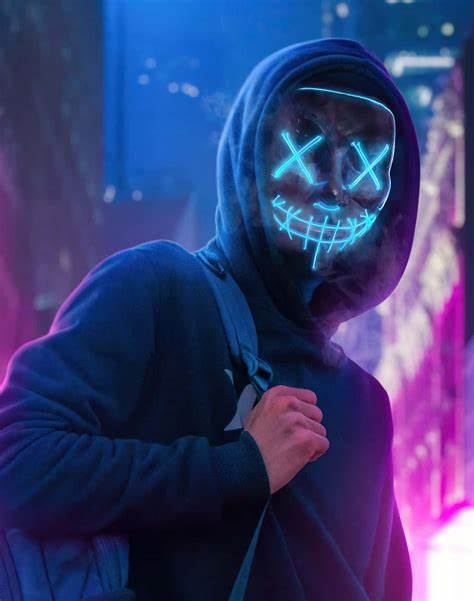
#> input picture Image/01/01.jpg, 474 x 601 px, found by its file name
$ jupyter execute 09.ipynb
#> lines starting #> are read from the running program, lines starting #| are printed output that depends on the picture
[cell 1]
from PIL import Image
import matplotlib.pyplot as plt
import numpy as np

[cell 2]
image_path = 'C:/Users/DevG/OneDrive/Documents/Thi Giac May Tinh/Image/01/01.jpg'
im = Image.open(image_path)
#> im is the input picture: PIL image 474x601 RGB; mean R, G, B 56.3, 62, 115.8
plt.imshow(im)

[cell 3]
im_gray = im.convert('L')
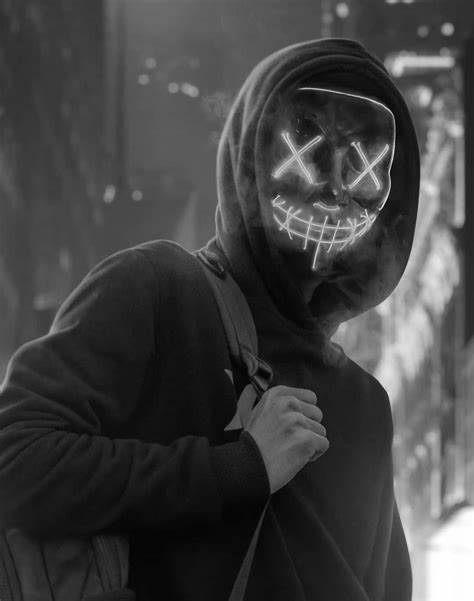
#> im_gray: PIL image 474x601 L; min 1, max 255, mean 66.4
plt.imshow(im_gray, cmap='gray')

[cell 4]
im_array = np.array(im_gray)
print(im_array)
#> (printed output is left out)

[cell 5]
plt.figure()
plt.hist(im_array.flatten(), bins=128)
plt.title('Biểu đồ Histogram của ảnh')
plt.xlabel('Giá trị của pixel')
plt.ylabel('Số lượng')
plt.show()
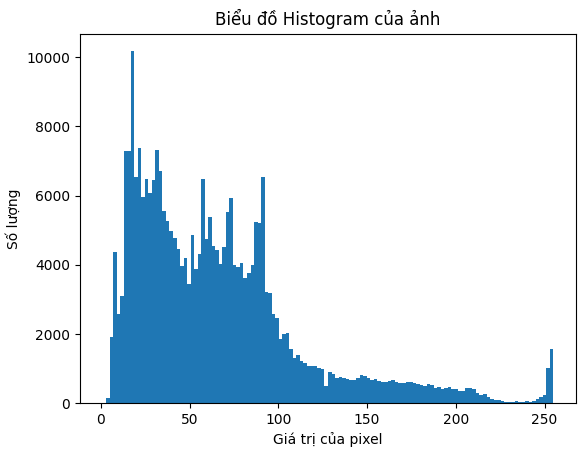
#> figure drawn by matplotlib, 1 panel; tallest bar 10175 high, from x = 16.88 to 18.86

[cell 6]
plt.figure()
plt.gray()
plt.contour(im_gray, origin="image")
plt.show()
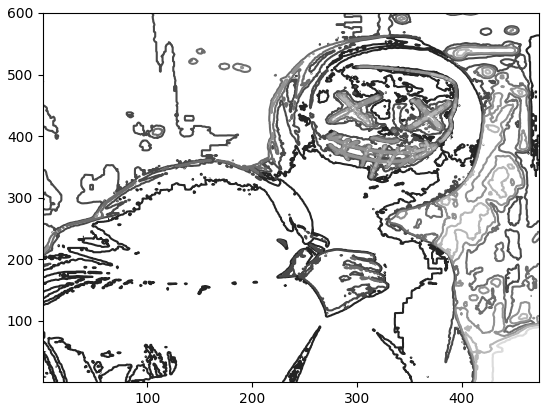
#> figure drawn by matplotlib, 1 panel

$ run again, with Image/01/03.jpg copied over Image/01/01.jpg
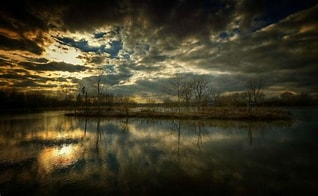
#> input picture Image/01/03.jpg, 318 x 196 px, found by its file name
#> im is the input picture: PIL image 318x196 RGB; mean R, G, B 61.4, 56.2, 35.8
#> `im_gray = im.convert('L')`:
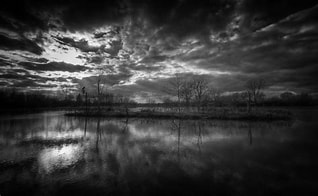
#> im_gray: PIL image 318x196 L; min 0, max 251, mean 55.5
#> (printed output is left out)
#> `plt.show()`:
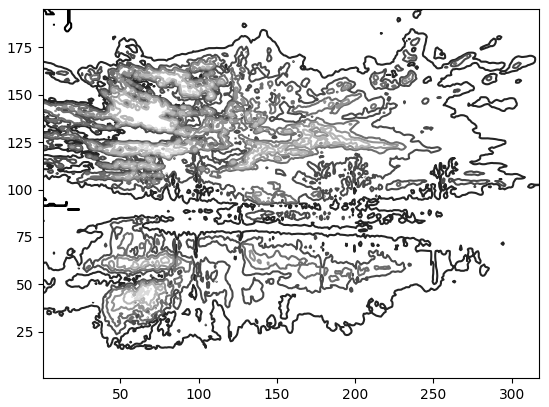
#> figure drawn by matplotlib, 1 panel

$ run again, with Image/01/04.jpg copied over Image/01/01.jpg
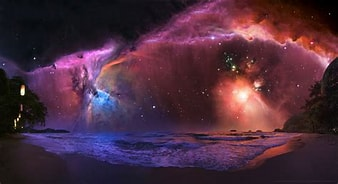
#> input picture Image/01/04.jpg, 338 x 184 px, found by its file name
#> im is the input picture: PIL image 338x184 RGB; mean R, G, B 76.4, 44.7, 62.2
#> `im_gray = im.convert('L')`:
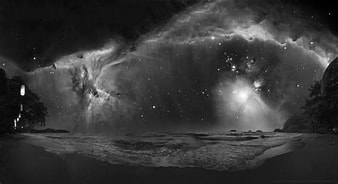
#> im_gray: PIL image 338x184 L; min 0, max 254, mean 56.2
#> (printed output is left out)
#> `plt.show()`:
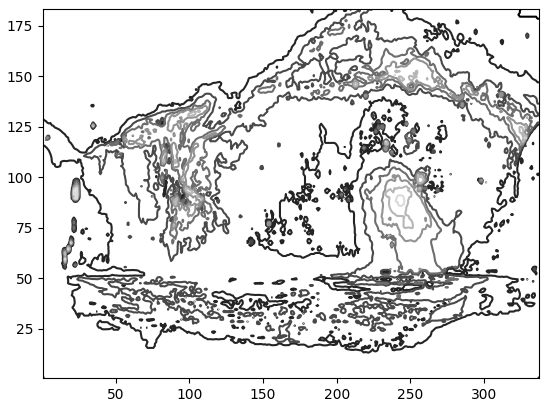
#> figure drawn by matplotlib, 1 panel
